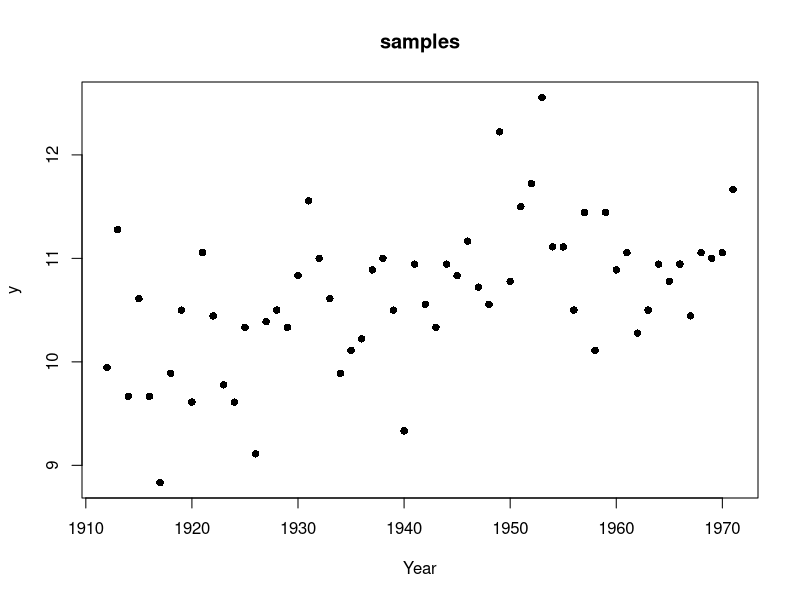

The R source for this figure: (Note: this script raises an error after producing the figure.)
y <- (nhtemp - 32) / 1.8
plot(1912:1971, y, pch = 16, xlab = "Year", ylab = "y")
title("samples")

#hist(y, prob = T)
# try with a normal distribution
#curve(dnorm(x, mean(y), sd(y)), add = T, col = "red")
# try with a t_5 distribution
#curve(dt((x - mean(y))/sd(y), 5), add = T, col = "blue")
# try assuming a linear trend over time
lm1 <- lm(y ~ 1912:1971)
abline(lm1, col = "green")


